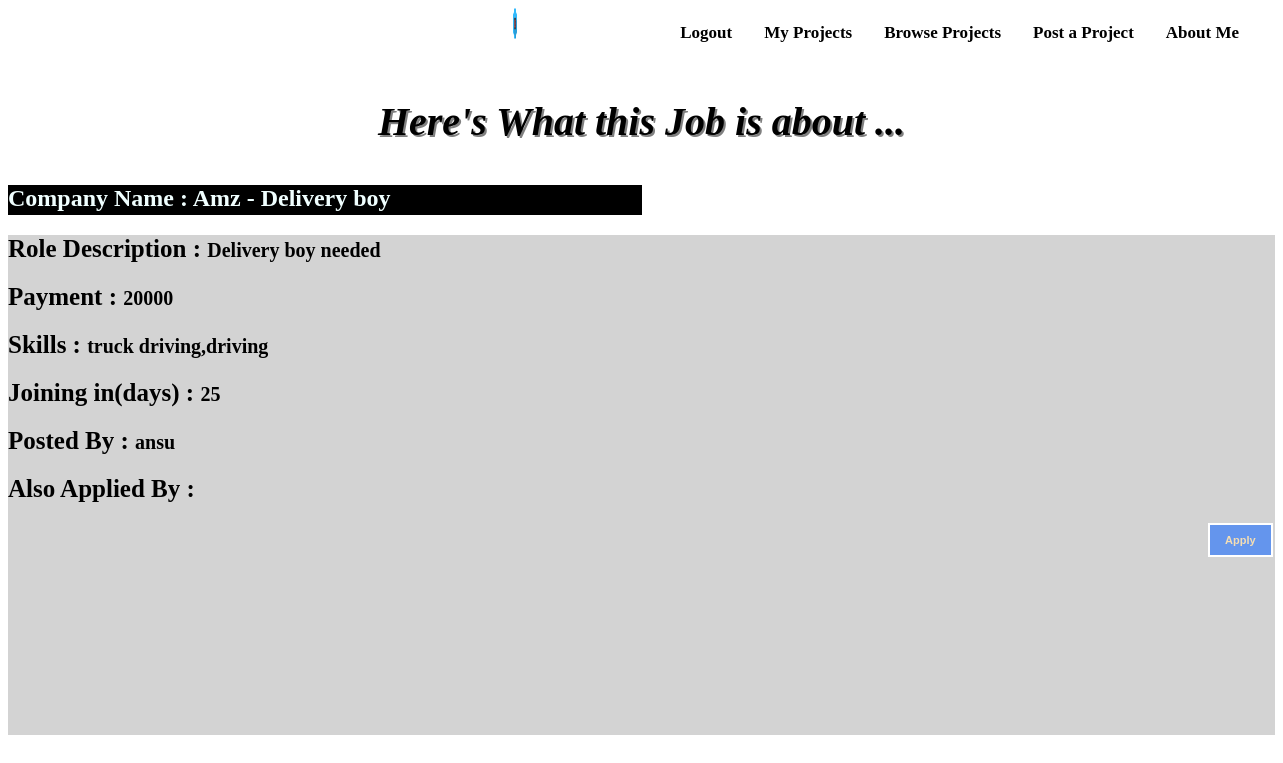
/browse_pro_desc/6345389/varu, run on the app's committed database.
### freelancerapp/models.py (models this page shows, shortened)
class Projects(models.Model):
	project_id = models.CharField(max_length=100,primary_key=True)
	name = models.CharField(max_length=100)
	desc = models.TextField()
	skills = models.TextField()
	status = models.CharField(max_length=100,default='') #either fresh or taken
	leader = models.CharField(max_length=100)
	members = models.TextField()
	mem_needed = models.IntegerField(default=0)
	applied = models.TextField()
	min_payment = models.CharField(max_length=50,default='')
	max_payment = models.CharField(max_length=50)
	days = models.CharField(max_length=50)

### freelancerapp/views.py (the view, shortened to what this page needs)
# urls.py: path('browse_pro_desc/<str:pid>/<str:pk>',views.browse_pro_desc,name='browse_pro_desc')
def browse_pro_desc(request,pid,pk):
	d = Projects.objects.all().filter(project_id=pid).values()
	l1=[i for i in d]
	l2=[]
	d=l1[0]
	l2.append(d['name'])
	l2.append(d['desc'])
	l2.append(d['max_payment'])
	l2.append(d['skills'])
	l2.append(d['days'])
	l2.append(d['leader'])
	l2.append(d['members'])
	return render(request,'browse_pro_desc.html',{'user':pk,'d':l2})

### templates/browse_pro_desc.html (shortened to what this page needs)
<html>
	<head>
		{% load static %}
		{% load static %}
		</head>
<body>
<ul>
	<li>&nbsp&nbsp&nbsp&nbsp&nbsp</li>
	<li><a href="{% url 'profile' pk=user %}"><b>About Me<b></a></li>
	<li><a href="{% url 'post_project' pk=user %}"><b>Post a Project<b></a></li>
	<li><a href="{% url 'browse' user=user %}"><b>Browse Projects<b></a></li>
	<li><a  href="/myprojects/{{user}}/"><b>My Projects<b></a></li>
	<li><a href="{% url 'home' %}"><b>Logout<b></a></li>
	<li>&nbsp&nbsp&nbsp&nbsp&nbsp&nbsp&nbsp&nbsp&nbsp&nbsp&nbsp&nbsp&nbsp&nbsp&nbsp</li>
	<li>&nbsp&nbsp&nbsp&nbsp&nbsp&nbsp&nbsp&nbsp&nbsp&nbsp&nbsp&nbsp&nbsp&nbsp&nbsp</li>
	<li><img src="{% static 'logo.png' %}" width="12%" height="4%"></li>
</ul>
<h1><p class="c"> Here's What this Job is about ...</p></h1>
<h2 class="header">Company Name  :  {{d.0}}</h2>
  <div>
	<p class="a"><span style="font-size: 25px;text-decoration: cornflowerblue;">Role Description  :  </span>{{d.1}}</p>
	<p class="a"><span style="font-size: 25px;text-decoration: cornflowerblue;">Payment :  </span>{{d.2}}</p>
	<p class="a"><span style="font-size: 25px;text-decoration: cornflowerblue;">Skills  :  </span>{{d.3}}</p>
	<p class="a"><span style="font-size: 25px;text-decoration: cornflowerblue;">Joining in(days) : </span>{{d.4}}</p>
	<p class="a"><span style="font-size: 25px;text-decoration: cornflowerblue;">Posted By : </span>{{d.5}}</p>
	<p class="a"><span style="font-size: 25px;text-decoration: cornflowerblue;">Also Applied By : </span>{{d.6}}</p>
    <form method="POST" class="post-form">{% csrf_token %}
        <button type="submit" class="save btn btn-default">Apply</button>
    </form>
</div>
</body>
</html>

### templates/browse_pro_desc.html (style rules this page uses)
ul { list-style-type: none; margin:0; padding:0; overflow:hidden; background-color: white; position: -webkit-sticky; position: sticky; top:0; }
li { float:right; }
li a { display:block; color: black; text-align: center; padding: 15px 16px; text-decoration: none; font-size: 17px; }
button { font: bold 11px Arial; text-decoration: none; background-color:cornflowerblue; color: wheat; padding: 9px 15px 9px 15px; border-top: 2px solid white; border-right: 2px solid white; border-bottom: 2px solid white; border-left: 2px solid white; margin-left:1200px; }
p.c { font-style: italic; font-size: 40px; text-align: center; text-shadow: 2px 2px grey; }
p.a { font-size: 20px; }
div { background-color: lightgray; height: 500px; width: 100%; position: relative; top:0; left: 0; }
h2 { transition: all linear 0.5s; background-color:black; height: 30px; width: 50%; position: relative; top: 0; left: 0; color:azure; }

### data on the page
Projects: name "Amz - Delivery boy", desc "Delivery boy needed", max_payment "20000", skills "truck driving,driving", days "25", leader "ansu"
